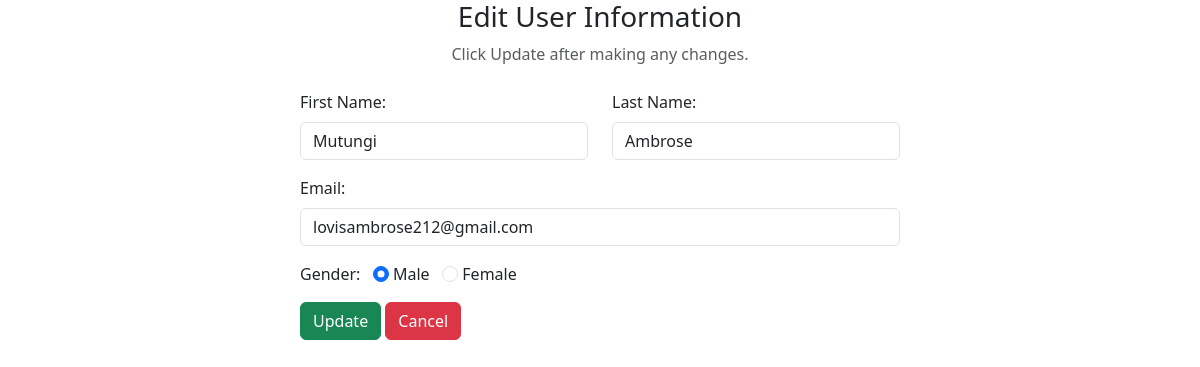
The app's page /edit.php?id=4 with its own data.
### tables this page shows
CREATE TABLE `users` (
  `id` int NOT NULL,
  `first_name` varchar(100) NOT NULL,
  `last_name` varchar(100) NOT NULL,
  `email` varchar(100) NOT NULL,
  `gender` varchar(100) NOT NULL
);

### edit.php (the view, shortened to what this page needs)
<!DOCTYPE html>
<html lang="en">
<head>
    <link href="https://cdn.jsdelivr.net/npm/bootstrap@5.3.2/dist/css/bootstrap.min.css" rel="stylesheet">
    <link rel="stylesheet" href="https://cdnjs.cloudflare.com/ajax/libs/font-awesome/6.4.2/css/all.min.css" />
</head>
<body>
    <div class="container">
        <div class="text-center mb-4">
            <h3>Edit User Information</h3>
            <p class="text-muted">Click Update after making any changes.</p>
        </div>
        <div class="container d-flex justify-content-center">
            <form action="#" method="post" style="width:50vw; min-width:300px;">
            <?php
            include "db_conn.php";
            $id = $_GET["id"];
            $sql = "SELECT * FROM users WHERE id = $id LIMIT 1";
            $result = mysqli_query($conn, $sql);
            $row = mysqli_fetch_assoc($result);
        ?>
                <div class="row mb-3">
                    <div class="col">
                        <label class="form-label">First Name:</label>
                        <input class="form-control" type="text" name="first_name" value="<?php echo $row['first_name']?>">
                    </div>
                    <div class="col">
                        <label class="form-label">Last Name:</label>
                        <input class="form-control" type="text" name="last_name" value="<?php echo $row['last_name']?>">
                    </div>
                </div>
                <div class="mb-3">
                    <label class="form-label">Email:</label>
                    <input class="form-control" type="email" name="email" value="<?php echo $row['email']?>">
                </div>
                <div class="form-group mb-3">
                    <label>Gender:</label>
                    <input type="radio" class="form-check-input" name="gender" id="male" value="Male" <?php echo ($row['gender']=='Male')?"checked":"";?>>
                    <label for="male" class="form-input-label">Male</label>
                    <input type="radio" class="form-check-input" name="gender" id="female" value="Female"<?php echo ($row['gender']=='Female')?"checked":"";?>>
                    <label for="female" class="form-input-label">Female</label>
                </div>
                <div>
                    <button type="submit" class="btn btn-success" name="update">Update</button>
                    <a href="index.php" class="btn btn-danger">Cancel</a>
                </div>
            </form>
        </div>
    </div>
</body>
</html>

### records on screen
users: first_name "Mutungi", last_name "Ambrose", email "lovisambrose212@gmail.com", gender "☑ Male", gender "☐ Female"
